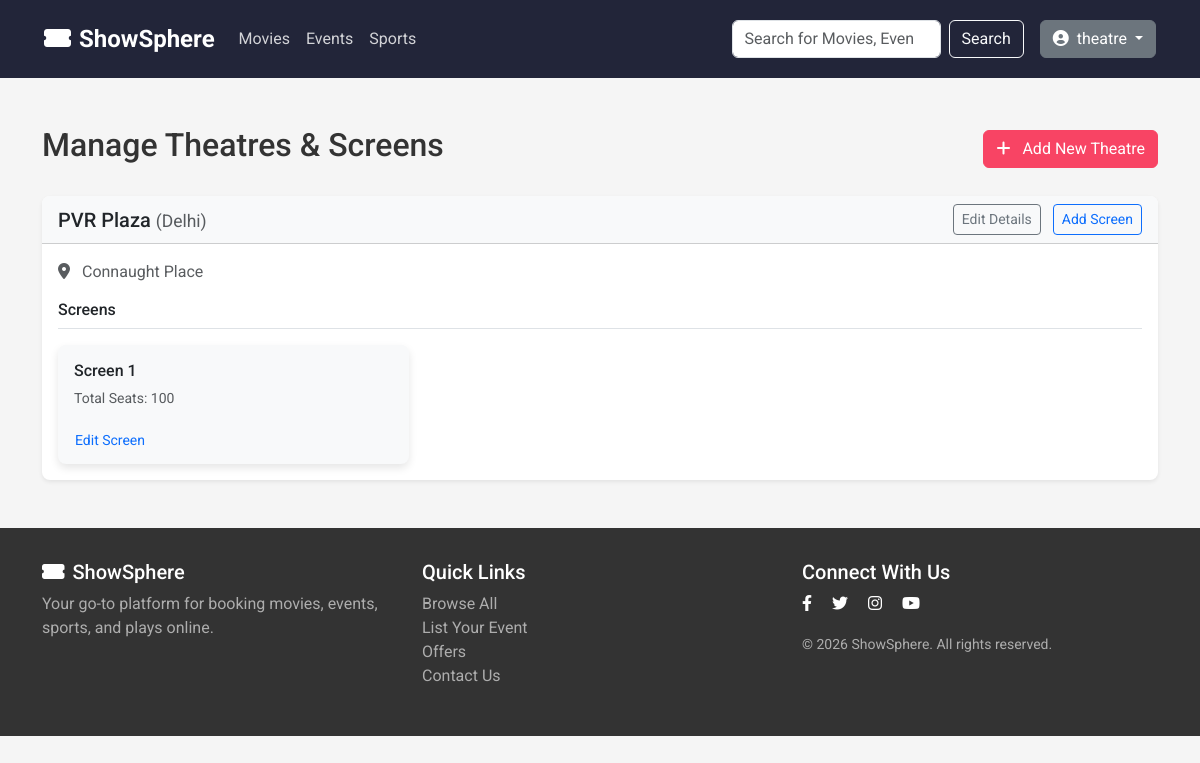
/theatre/theatres/ (signed in), run on an earlier commit of the app's database.
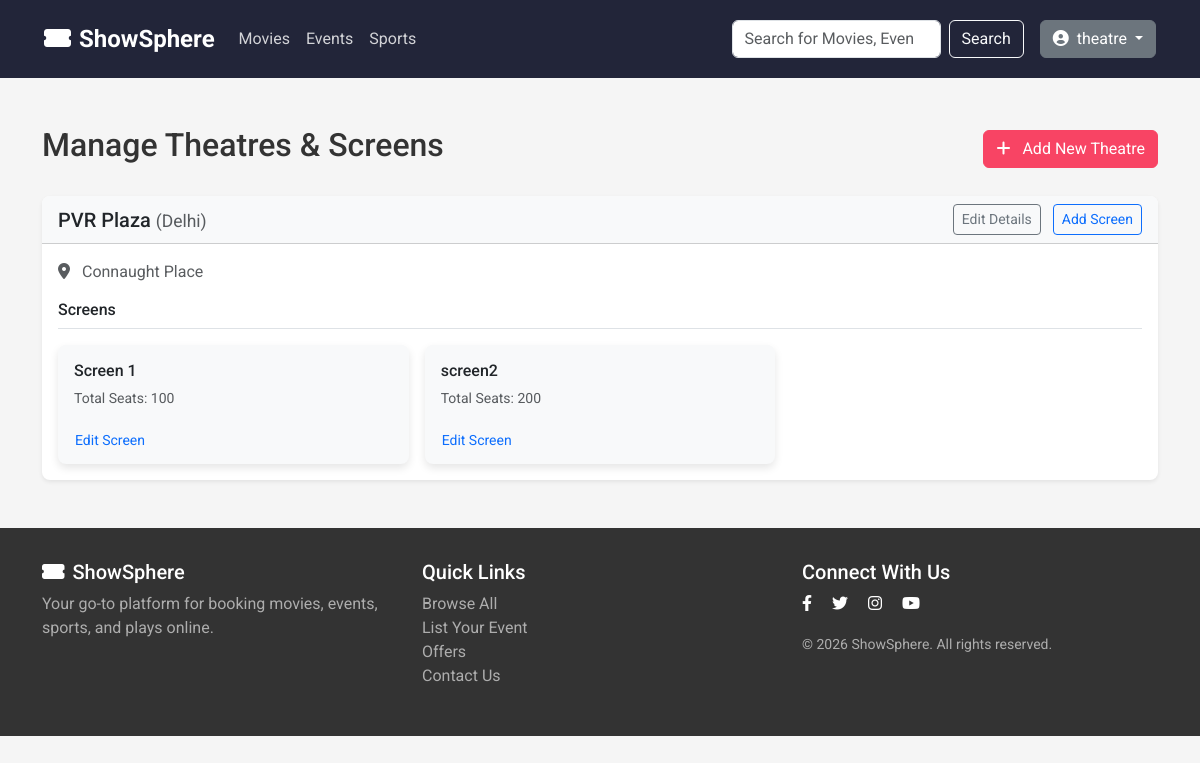
And on a later commit of the database.
### booking/models.py (models this page shows, shortened)
class Theatre(models.Model):
    owner = models.ForeignKey(TheatreOwnerProfile, on_delete=models.CASCADE, related_name='theatres')
    name = models.CharField(max_length=200, help_text='Theatre/Cinema name with location')
    city = models.ForeignKey(City, on_delete=models.CASCADE, related_name='theatres')
    address = models.TextField()
    total_screens = models.PositiveIntegerField()
    facilities = models.TextField(blank=True, help_text='Parking, Food Court, 3D, IMAX, etc.')
    is_active = models.BooleanField(default=True)
    created_at = models.DateTimeField(auto_now_add=True)
    class Meta:
        ordering = ['name']

class City(models.Model):
    name = models.CharField(max_length=100, unique=True)
    state = models.CharField(max_length=100)
    is_active = models.BooleanField(default=True)
    class Meta:
        verbose_name_plural = 'Cities'
        ordering = ['name']

class Screen(models.Model):
    theatre = models.ForeignKey(Theatre, on_delete=models.CASCADE, related_name='screens')
    name = models.CharField(max_length=50, help_text='Screen 1, Audi 2, etc.')
    total_seats = models.PositiveIntegerField()
    screen_type = models.CharField(max_length=50, blank=True, help_text='2D, 3D, IMAX, 4DX, etc.')
    is_active = models.BooleanField(default=True)
    class Meta:
        ordering = ['name']
        unique_together = ['theatre', 'name']

### booking/views.py (the view)
# urls.py: path('theatre/theatres/', views.manage_theatres, name='manage_theatres'),
@approved_theatre_owner_required
def manage_theatres(request):
    profile = request.user.theatre_profile
    theatres = Theatre.objects.filter(owner=profile).order_by('-created_at')
    context = {
        'theatres': theatres,
    }
    return render(request, 'theatre/manage_theatres.html', context)

### templates/theatre/manage_theatres.html
{% extends 'base.html' %}
{% block content %}
<div class="container my-5">
    <div class="d-flex justify-content-between align-items-center mb-4">
        <h2>Manage Theatres & Screens</h2>
        <a href="{% url 'booking:create_theatre' %}" class="btn btn-primary"><i class="fas fa-plus me-2"></i> Add New
            Theatre</a>
    </div>
    {% for theatre in theatres %}
    <div class="card mb-4 shadow-sm">
        <div class="card-header bg-light d-flex justify-content-between align-items-center">
            <h5 class="mb-0">{{ theatre.name }} <small class="text-muted fw-normal">({{ theatre.city.name }})</small>
            </h5>
            <div>
                <a href="{% url 'booking:edit_theatre' theatre.id %}" class="btn btn-sm btn-outline-secondary me-2">Edit
                    Details</a>
                <a href="{% url 'booking:create_screen' theatre.id %}" class="btn btn-sm btn-outline-primary">Add
                    Screen</a>
            </div>
        </div>
        <div class="card-body">
            <p class="text-muted"><i class="fas fa-map-marker-alt me-2"></i> {{ theatre.address }}</p>
            <h6 class="border-bottom pb-2 mb-3">Screens</h6>
            <div class="row row-cols-1 row-cols-md-3 g-3">
                {% for screen in theatre.screens.all %}
                <div class="col">
                    <div class="card h-100 bg-light border-0">
                        <div class="card-body">
                            <h6 class="card-title">{{ screen.name }}</h6>
                            <p class="card-text small text-muted">Total Seats: {{ screen.total_seats }}</p>
                        </div>
                        <div class="card-footer bg-transparent border-0 pt-0">
                            <a href="{% url 'booking:edit_screen' screen.id %}"
                                class="btn btn-sm btn-link text-decoration-none px-0">Edit Screen</a>
                        </div>
                    </div>
                </div>
                {% empty %}
                <div class="col-12">
                    <p class="text-muted fst-italic">No screens added yet.</p>
                </div>
                {% endfor %}
            </div>
        </div>
    </div>
    {% empty %}
    <div class="alert alert-info">You haven't added any theatres yet.</div>
    {% endfor %}
</div>
{% endblock %}

What changed in the data, as far as the page shows it:
added Screen: name "screen2", total_seats "200"
